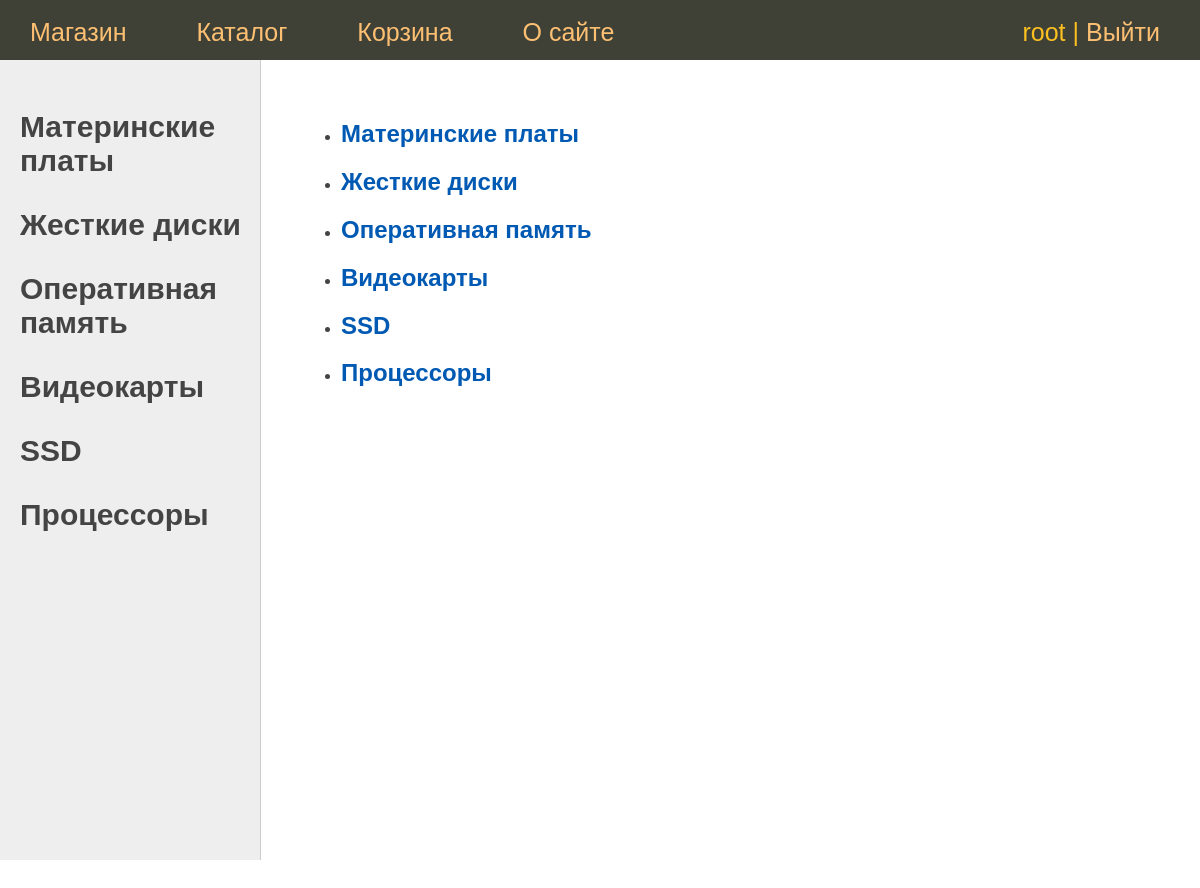
The app's page /catalog (signed in) with its own data.
### hardware/models.py (models this page shows, shortened)
class Category(models.Model):
    name = models.CharField(max_length=100, db_index=True, verbose_name="Категория")
    slug = models.SlugField(max_length=255, unique=True, db_index=True, verbose_name="URL")
    def get_absolute_url(self):
        return reverse('category', kwargs={'cat_slug': self.slug})

### hardware/views.py (the view)
# urls.py: path('catalog', CategoryView.as_view(), name='catalog'),
class CategoryView(DataMixin, ListView):
    model = Category
    template_name = 'hardware/catalog.html'
    context_object_name = 'cats'
    def get_context_data(self, *, object_list=None, **kwargs):
        context = super().get_context_data(**kwargs)
        c_def = self.get_user_context(title="Каталог")
        return dict(list(context.items()) + list(c_def.items()))
    def get_queryset(self):
        return Category.objects.order_by('name')

### hardware/utils.py (called while the page is built)
    def get_user_context(self, **kwargs):
        context = kwargs
        cats = Category.objects.all()
        context['menu'] = menu
        context['cats'] = cats
        return context

### hardware/templates/hardware/catalog.html (shortened to what this page needs)
{% extends 'hardware/base.html' %}
{% block content %}
<ul>
  {% for c in cats %}
  <li>
    <h2><a href="{{ c.get_absolute_url }}" >{{c.name}}</a></h2>
  </li>
  {% endfor %}
</ul>
{% endblock %}

### hardware/templates/hardware/base.html (shortened to what this page needs)
{% load static %}
<!DOCTYPE html>
<html lang="en">
<head>
    <link type='text/css' href="{% static 'hardware/css/styles.css' %}" rel="stylesheet">
</head>
<body>
{% block mainmenu %}
  <div class="header">
    <ul id="mainmenu" class="mainmenu">
      {% for item in menu %}
         <li><a href="{% url item.url_name %}"> {{item.title}}</a></li>
      {% endfor %}
      {% if request.user.is_authenticated %}
        <li class="last">{{user.username}} | <a href="{% url 'logout' %}">Выйти</a></li>
      {% else %}
        <li class="last"><a href="{% url 'register' %}">Регистрация</a> | <a href="{% url 'login' %}">Вход</a></li>
      {% endif %}
    </ul>
  </div>
{% endblock mainmenu %}
<table class="table-content" border=0 cellpadding="0" cellspacing="0">
<tr>
	<td valign="top" class="left-chapters">
	<ul id="leftchapters">
      {% for c in cats %}
      <li>
        <h2><a href="{{ c.get_absolute_url }}" >{{c.name}}</a></h2>
      </li>
      {% endfor %}
	</ul>
    </td>
<td valign="top" class="content">
    {% block content %}
    {% endblock %}
</td>
</table>
</body>
</html>

### hardware/static/hardware/css/styles.css (style rules this page uses)
html, body { font-family: 'Arial'; margin: 0; padding: 0; height: 100%; width: 100%; color: #444; }
a { color: #0059b2; text-decoration: none; }
.header { background: #3F4137; height: 60px; }
ul.mainmenu { list-style: none; margin: 0; padding: 0; height: 70px; color: #fdc021; font-size: 25px; overflow: hidden; }
ul.mainmenu li { float: left; margin: 18px 40px 0 30px; }
ul.mainmenu li.last { float: right; }
ul.mainmenu li a { color: #fdc073; text-decoration: none; }
.table-content { width: 100%; min-height: 100%; height: 100%; }
.left-chapters { margin: 0; background: #eee; border-right: 1px solid #ccc; min-height: 100%; }
.left-chapters ul { width: 230px; min-height: 100%; margin: 0; padding: 20px 10px 10px 20px; list-style: none; font-size: 20px; }
.left-chapters ul li { margin: 30px 0 0 0; color: #999; }
.left-chapters ul li a { color: #444; text-decoration: none; }
.content { padding: 40px 20px 20px 40px; width: 100%; box-sizing: border-box; }

### records on screen
Category: name "Материнские платы"
Category: name "Жесткие диски"
Category: name "Оперативная память"
Category: name "Видеокарты"
Category: name "SSD"
Category: name "Процессоры"

### other values on screen
{{ item.title }} "Магазин" "Каталог" "Корзина" "О сайте"
{{ user.username }} "root"
